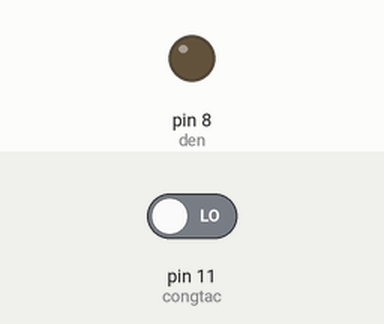
Simulated run of this sketch. Board: Arduino Uno, built with avr-gcc and run on an emulated ATmega328P. Shown: output pins drawn as LEDs (lit = HIGH). Dashed ring = blinking. The inputs (shaded band) are chosen by the test bench; at power-on: pin 11 (congtac) LOW.

Above: at 1.2 s.
1.3 s: pin 11 (congtac) driven HIGH
At 1.7 s:
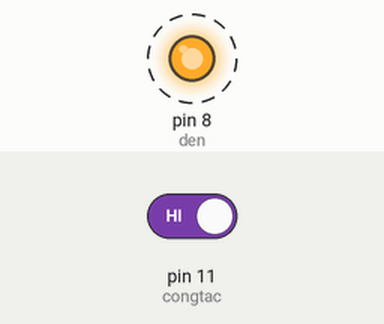
4.3 s: pin 11 (congtac) driven LOW
At 4.9 s:
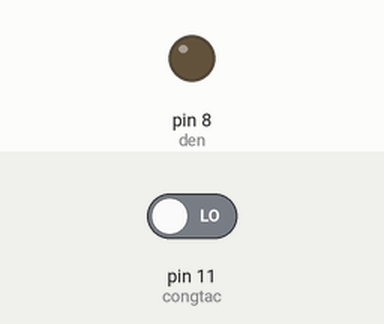
Timing chart, 0 to 7.3 s (numbered marks = the images above; inputs shaded):
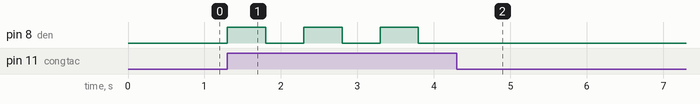

Measured:
- after the input at 1.3 s, pin 8 (den): alternates HIGH for 0.50 s and LOW for 0.50 s, starting at once
- after the input at 4.3 s, pin 8 (den): stops changing and stays LOW

The sketch:

Den_sang_tu_tu.ino
```cpp
#define congtac 11
int den = 8;
void setup(){
  Serial.begin(9600);
  pinMode(congtac, INPUT);
  pinMode(den,OUTPUT);

}
int trangthaiden=0;
void loop(){
  int trangthai=digitalRead(congtac);
  if(trangthai==1){
    trangthaiden=!trangthaiden;
    digitalWrite(den,trangthaiden);
    delay(500);
  }
}
```
